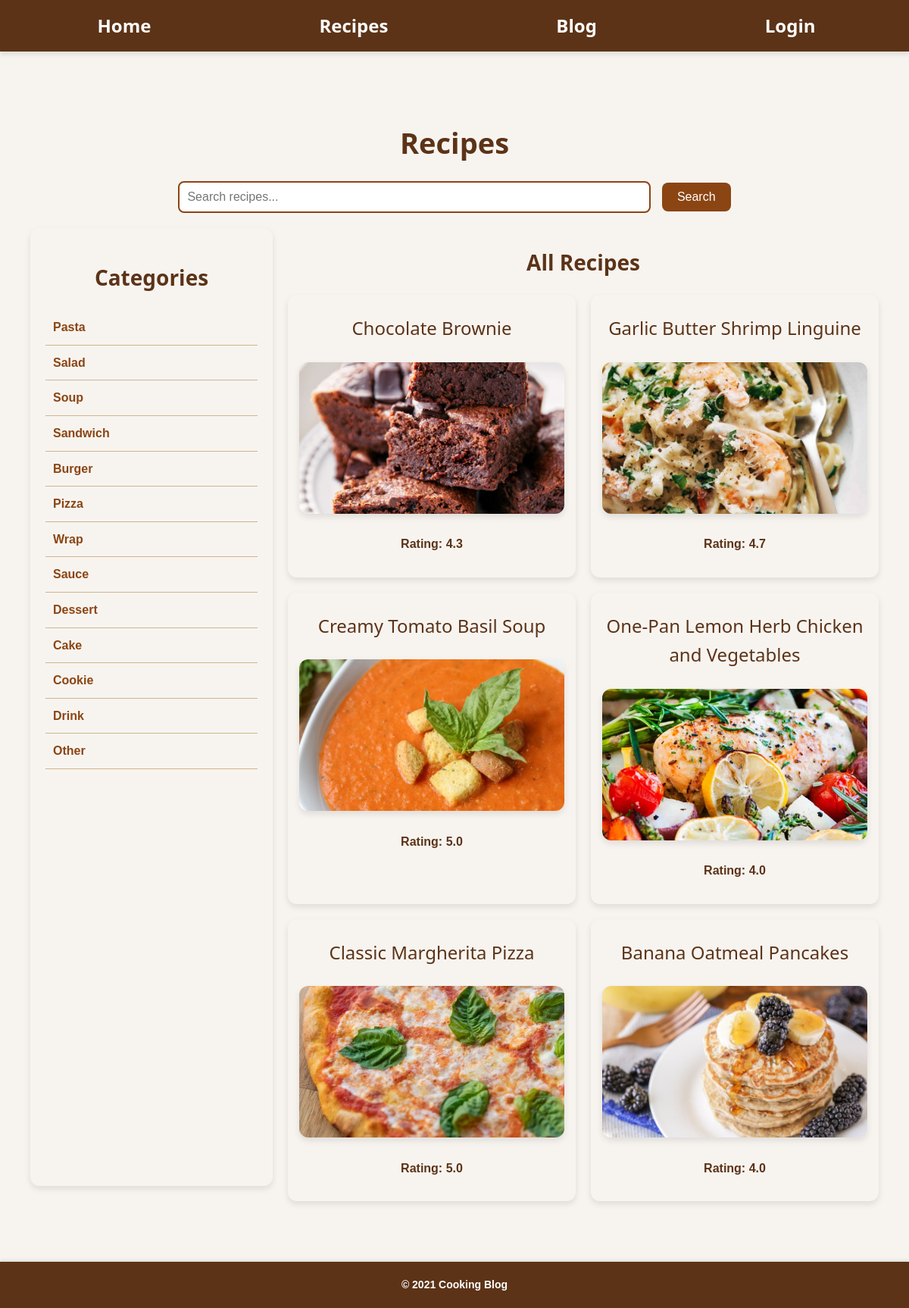
Page /recipes/ on the earlier database version.
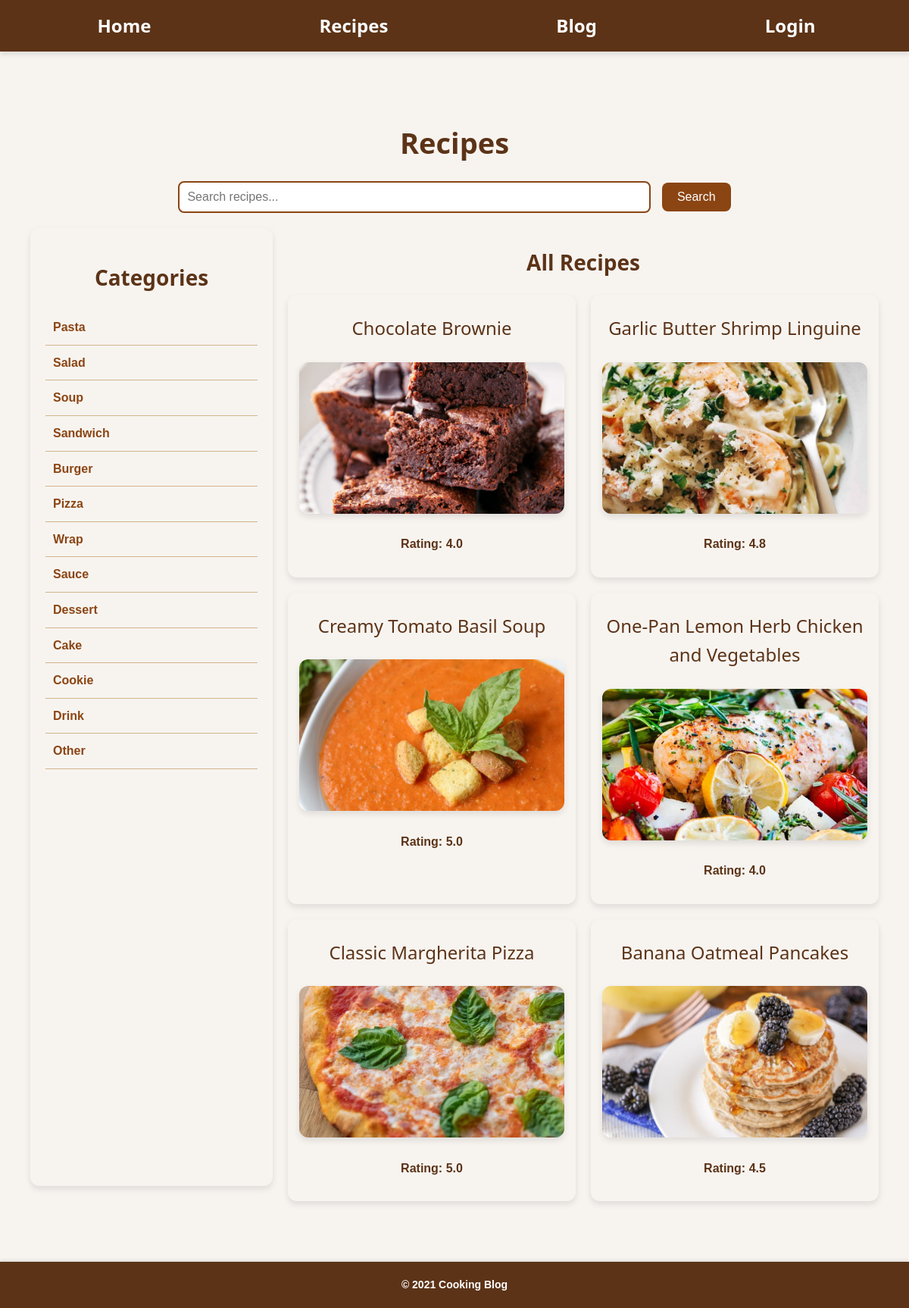
Same page on the later database version.
### blog/models.py (models this page shows, shortened)
class Recipe(models.Model):
    FOOD_NAME_CHOICES = [
        ('pasta', 'Pasta'),
        ('salad', 'Salad'),
        ('soup', 'Soup'),
        ('sandwich', 'Sandwich'),
        ('burger', 'Burger'),
        ('pizza', 'Pizza'),
        ('wrap', 'Wrap'),
        ('sauce', 'Sauce'),
        ('dessert', 'Dessert'),
        ('cake', 'Cake'),
        ('cookie', 'Cookie'),
        ('drink', 'Drink'),
        ('other', 'Other'),
    ]
    title = models.CharField(max_length=200)
    description = models.TextField()
    ingredients = models.ManyToManyField('Ingredient')
    instructions = models.ManyToManyField('Instruction', related_name='recipe_instructions', blank=True)
    author = models.ForeignKey(User, on_delete=models.CASCADE)
    created_at = models.DateTimeField(auto_now_add=True)
    saved_by = models.ManyToManyField(User, related_name='saved_recipes', blank=True)
    average_rating = models.FloatField(default=0)
    image = models.ImageField(upload_to='recipe_images/', null=True, blank=True)
    food_category = models.CharField(max_length=100, choices=FOOD_NAME_CHOICES, null=True, blank=True)

### blog/views.py (the view)
# urls.py: path('recipes/', views.recipe_list, name='recipe_list'),
def recipe_list(request):
    search_query = request.GET.get('search', '')
    food_category = request.GET.get('category', '')
    recipes = Recipe.objects.all()
    if search_query:
        recipes = recipes.filter(title__icontains=search_query)
    if food_category:
        recipes = recipes.filter(food_category=food_category)
    categories = Recipe.FOOD_NAME_CHOICES
    return render(request, 'blog/recipe_list.html', {
        'recipes': recipes,
        'search_query': search_query,
        'categories': categories,
        'selected_category': food_category,
    })

### blog/templates/blog/recipe_list.html (shortened to what this page needs)
{% extends "blog/base.html" %}
{% block content %}
<div class="recipe-page">
    <h1 class="page-title">Recipes</h1>
    <div class="search-bar">
        <form method="get">
            <input type="text" name="search" placeholder="Search recipes..." value="{{ search_query }}" class="search-input">
            <button type="submit" class="search-btn">Search</button>
        </form>
    </div>
    <div class="content-container">
        <div class="sidebar">
            <h2>Categories</h2>
            <ul class="category-list">
                {% for code, name in categories %}
                <li>
                    <a href="?category={{ code }}{% if search_query %}&search={{ search_query }}{% endif %}"
                       class="category-link {% if selected_category == code %}selected{% endif %}">
                        {{ name }}
                    </a>
                </li>
                {% endfor %}
            </ul>
        </div>
        <div class="recipe-list">
            {% if selected_category %}
            <h2 class="section-title">{{ selected_category|capfirst }} Recipes</h2>
            {% else %}
            <h2 class="section-title">All Recipes</h2>
            {% endif %}
            <ul class="recipe-items">
                {% for recipe in recipes %}
                <li class="recipe-item">
                    <a href="{% url 'recipe_detail' recipe.pk %}" class="recipe-link">
                        <h3>{{ recipe.title }}</h3>
                        {% if recipe.image %}
                        <img src="{{ recipe.image.url }}" alt="{{ recipe.title }}" class="recipe-image">
                        {% endif %}
                        {% if recipe.average_rating %}
                        <p class="recipe-rating">Rating: {{ recipe.average_rating |floatformat:1}}</p>
                        {% endif %}
                    </a>
                </li>
                {% endfor %}
            </ul>
        </div>
    </div>
</div>
{% endblock %}

### blog/templates/blog/base.html (shortened to what this page needs)
<!DOCTYPE html>
<html lang="en">
<head>
    {% load static %}
    <link rel="stylesheet" href="{% static 'blog/css/styles.css' %}">
</head>
<body>
    {% include "blog/navigation.html" %}
    <main class="content">
        {% block content %}This page is still empty{% endblock %}
    </main>
    <footer>
        <div class="footer-container">
            <p>&copy; 2021 Cooking Blog</p>
        </div>
    </footer>
</body>
</html>

### blog/templates/blog/navigation.html
<nav class="navbar">
    <a href="{% url 'home' %}">Home</a>
    <a href="{% url 'recipe_list' %}">Recipes</a>
    <a href="{% url 'blog_list' %}">Blog</a>
    {% if user.is_authenticated %}
    <a href="{% url 'my_account' %}">My Account</a>
    {% else %}
    <a href="{% url 'login' %}">Login</a>
    {% endif %}
</nav>

### blog/static/blog/css/styles.css (style rules this page uses)
body { font-family: "Arial Nova Light", sans-serif; margin: 0; padding: 0; background-color: #f7f4f0; color: #4a4a4a; line-height: 1.6; font-weight: bold; }
.navbar { background-color: #5c3317; padding: 15px 15px; display: flex; justify-content: space-around; align-items: center; color: white; font-size: 18px; box-shadow: 0 4px 6px rgba(0, 0, 0, 0.1); }
.navbar a { text-decoration: none; color: white; margin-left: 5px; transition: color 0.3s ease; font-size: 24px; font-weight: bold; font-family: "Segoe UI", system-ui, sans-serif; }
main.content { padding: 40px 20px; max-width: 1200px; margin: 0 auto; min-height: 75vh; }
main.content h2 { text-align: center; font-size: 28px; color: #5c3317; margin-bottom: 20px; font-weight: bold; font-family: "Segoe UI", system-ui, sans-serif; }
main.content h3 { text-align: center; font-size: 24px; color: #5c3317; margin-bottom: 15px; font-weight: lighter; font-family: "Segoe UI", system-ui, sans-serif; }
.footer-container { background-color: #5c3317; color: white; text-align: center; font-size: 14px; padding: 5px 5px; box-shadow: 0 -2px 4px rgba(0, 0, 0, 0.1); }
.recipe-page { padding: 40px 20px; max-width: 1200px; margin: 0 auto; font-family: "Arial Nova Light", sans-serif; }
.page-title { text-align: center; font-size: 36px; margin-bottom: 30px; color: #8b4513; }
.search-bar { text-align: center; margin-bottom: 20px; }
.search-input { width: 70%; max-width: 600px; padding: 10px; border: 2px solid #8b4513; border-radius: 8px; font-size: 16px; outline: none; }
.search-btn { padding: 10px 20px; background-color: #8b4513; color: white; border: none; border-radius: 8px; font-size: 16px; margin-left: 10px; cursor: pointer; transition: background-color 0.3s ease; }
.sidebar { width: 25%; padding: 20px; background-color: #f7f4f0; border-radius: 12px; box-shadow: 0 4px 8px rgba(0, 0, 0, 0.1); margin-bottom: 20px; }
.category-list { list-style: none; padding: 0; margin: 0; }
.category-link { display: block; padding: 10px; color: #8b4513; text-decoration: none; border-bottom: 1px solid #d2b48c; transition: background-color 0.3s ease; }
.content-container { display: flex; gap: 20px; }
.recipe-list { flex: 1; }
.section-title { font-size: 28px; color: #8b4513; margin-bottom: 20px; }
.recipe-items { list-style: none; padding: 0; margin: 0; display: grid; grid-template-columns: repeat(auto-fit, minmax(250px, 1fr)); gap: 20px; }
.recipe-item { background-color: #f7f4f0; border-radius: 12px; box-shadow: 0 4px 8px rgba(0, 0, 0, 0.1); padding: 15px; text-align: center; transition: transform 0.3s ease, box-shadow 0.3s ease; }
.recipe-link { text-decoration: none; color: #8b4513; }
.recipe-link h3 { margin: 10px 0; font-size: 20px; font-weight: bold; }
.recipe-image { width: 100%; max-height: 200px; object-fit: cover; border-radius: 8px; margin: 10px 0; }
.recipe-rating { font-size: 16px; color: #5c3317; margin-top: 10px; }
.page-title { text-align: center; margin-top: 10px; font-size: 38px; color: #5c3317; margin-bottom: 20px; font-weight: bold; font-family: "Segoe UI", system-ui, sans-serif; }
.recipe-image { width: 100%; height: auto; border-radius: 12px; box-shadow: 0 4px 8px rgba(0, 0, 0, 0.1); }
h1 { text-align: center; font-size: 36px; color: #8b4513; margin-bottom: 20px; }
h2 { text-align: center; font-size: 32px; color: #8b4513; margin-bottom: 15px; }
h3 { font-size: 24px; color: #8b4513; margin-bottom: 10px; }
h2 { font-size: 32px; color: #8b4513; margin-bottom: 20px; }

Differences in the rows shown:
changed Recipe "Chocolate Brownie": average_rating "4.3" → "4.0"
changed Recipe "Garlic Butter Shrimp Linguine": average_rating "4.7" → "4.8"
changed Recipe "Banana Oatmeal Pancakes": average_rating "4.0" → "4.5"
